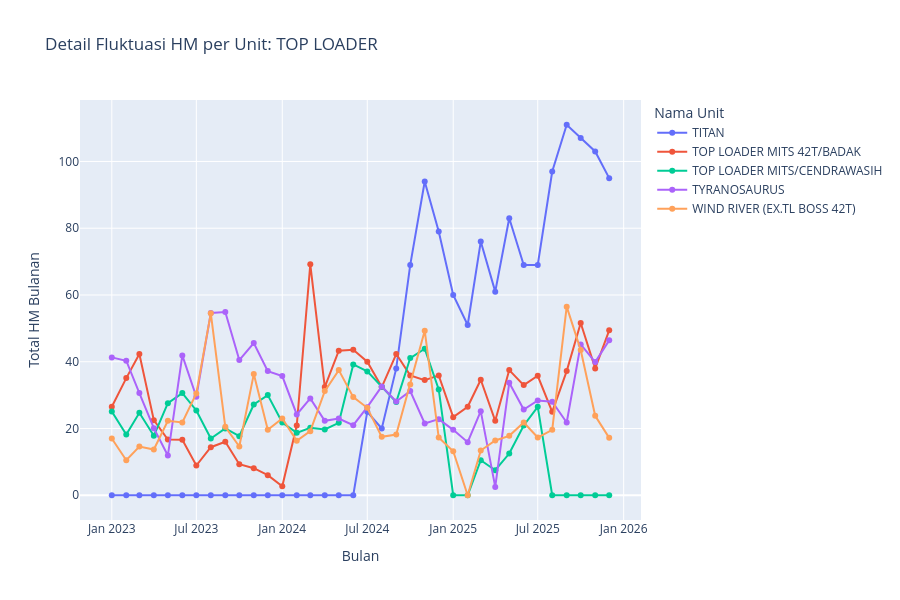

Notebook source saved alongside this figure:
### Markdown cell above
### Tren HM Top Loader

### Code cell
# 2. Plot Khusus TOP LOADER
df_tl = df_unit_monthly[df_unit_monthly['TYPE'] == 'TOP LOADER']

fig_tl = px.line(df_tl, x='TAHUN_BULAN', y='Delta_HM', color='EQUIP NAME', 
              title='Detail Fluktuasi HM per Unit: TOP LOADER',
              labels={'TAHUN_BULAN': 'Bulan', 'Delta_HM': 'Total HM Bulanan'},
              markers=True)

fig_tl.update_layout(height=600, legend_title_text='Nama Unit')
fig_tl.show()

### Figure 1 — Plotly figure (JSON) as saved in the notebook; plotly's stock layout.template omitted (floating-point values rounded to 4 significant figures)
{"data": [{"hovertemplate": "EQUIP NAME=TITAN<br>Bulan=%{x}<br>Total HM Bulanan=%{y}<extra></extra>", "legendgroup": "TITAN", "line": {"color": "#636efa", "dash": "solid"}, "marker": {"symbol": "circle"}, "mode": "lines+markers", "name": "TITAN", "orientation": "v", "showlegend": true, "type": "scatter", "x": ["2023-01", "2023-02", "2023-03", "2023-04", "2023-05", "2023-06", "2023-07", "2023-08", "2023-09", "2023-10", "2023-11", "2023-12", "2024-01", "2024-02", "2024-03", "2024-04", "2024-05", "2024-06", "2024-07", "2024-08", "2024-09", "2024-10", "2024-11", "2024-12", "2025-01", "2025-02", "2025-03", "2025-04", "2025-05", "2025-06", "2025-07", "2025-08", "2025-09", "2025-10", "2025-11", "2025-12"], "xaxis": "x", "y": [0.0, 0.0, 0.0, 0.0, 0.0, 0.0, 0.0, 0.0, 0.0, 0.0, 0.0, 0.0, 0.0, 0.0, 0.0, 0.0, 0.0, 0.0, 25.0, 20.0, 38.0, 69.0, 94.0, 79.0, 60.0, 51.0, 76.0, 61.0, 83.0, 69.0, 69.0, 97.0, 111.0, 107.0, 103.0, 95.0], "yaxis": "y"}, {"hovertemplate": "EQUIP NAME=TOP LOADER MITS 42T/BADAK<br>Bulan=%{x}<br>Total HM Bulanan=%{y}<extra></extra>", "legendgroup": "TOP LOADER MITS 42T/BADAK", "line": {"color": "#EF553B", "dash": "solid"}, "marker": {"symbol": "circle"}, "mode": "lines+markers", "name": "TOP LOADER MITS 42T/BADAK", "orientation": "v", "showlegend": true, "type": "scatter", "x": ["2023-01", "2023-02", "2023-03", "2023-04", "2023-05", "2023-06", "2023-07", "2023-08", "2023-09", "2023-10", "2023-11", "2023-12", "2024-01", "2024-02", "2024-03", "2024-04", "2024-05", "2024-06", "2024-07", "2024-08", "2024-09", "2024-10", "2024-11", "2024-12", "2025-01", "2025-02", "2025-03", "2025-04", "2025-05", "2025-06", "2025-07", "2025-08", "2025-09", "2025-10", "2025-11", "2025-12"], "xaxis": "x", "y": [26.5, 35.1, 42.3, 22.5, 16.7, 16.6, 8.9, 14.4, 16.0, 9.3, 8.1, 6.0, 2.7, 20.9, 69.2, 32.4, 43.3, 43.6, 40.0, 32.4, 42.3, 35.9, 34.5, 35.9, 23.4, 26.5, 34.6, 22.3, 37.5, 33.0, 35.8, 25.0, 37.2, 51.6, 38.0, 49.4], "yaxis": "y"}, {"hovertemplate": "EQUIP NAME=TOP LOADER MITS/CENDRAWASIH<br>Bulan=%{x}<br>Total HM Bulanan=%{y}<extra></extra>", "legendgroup": "TOP LOADER MITS/CENDRAWASIH", "line": {"color": "#00cc96", "dash": "solid"}, "marker": {"symbol": "circle"}, "mode": "lines+markers", "name": "TOP LOADER MITS/CENDRAWASIH", "orientation": "v", "showlegend": true, "type": "scatter", "x": ["2023-01", "2023-02", "2023-03", "2023-04", "2023-05", "2023-06", "2023-07", "2023-08", "2023-09", "2023-10", "2023-11", "2023-12", "2024-01", "2024-02", "2024-03", "2024-04", "2024-05", "2024-06", "2024-07", "2024-08", "2024-09", "2024-10", "2024-11", "2024-12", "2025-01", "2025-02", "2025-03", "2025-04", "2025-05", "2025-06", "2025-07", "2025-08", "2025-09", "2025-10", "2025-11", "2025-12"], "xaxis": "x", "y": [25.1, 18.2, 24.7, 17.8, 27.6, 30.6, 25.4, 17.0, 20.0, 17.7, 27.2, 30.0, 21.8, 18.7, 20.2, 19.7, 21.7, 39.2, 37.1, 32.5, 27.9, 41.1, 43.9, 31.71, 0.0, 0.0, 10.5, 7.5, 12.5, 20.9, 26.5, 0.0, 0.0, 0.0, 0.0, 0.0], "yaxis": "y"}, {"hovertemplate": "EQUIP NAME=TYRANOSAURUS<br>Bulan=%{x}<br>Total HM Bulanan=%{y}<extra></extra>", "legendgroup": "TYRANOSAURUS", "line": {"color": "#ab63fa", "dash": "solid"}, "marker": {"symbol": "circle"}, "mode": "lines+markers", "name": "TYRANOSAURUS", "orientation": "v", "showlegend": true, "type": "scatter", "x": ["2023-01", "2023-02", "2023-03", "2023-04", "2023-05", "2023-06", "2023-07", "2023-08", "2023-09", "2023-10", "2023-11", "2023-12", "2024-01", "2024-02", "2024-03", "2024-04", "2024-05", "2024-06", "2024-07", "2024-08", "2024-09", "2024-10", "2024-11", "2024-12", "2025-01", "2025-02", "2025-03", "2025-04", "2025-05", "2025-06", "2025-07", "2025-08", "2025-09", "2025-10", "2025-11", "2025-12"], "xaxis": "x", "y": [41.3, 40.3, 30.6, 20.1, 11.9, 41.9, 29.5, 54.6, 54.9, 40.5, 45.6, 37.2, 35.7, 24.2, 29.0, 22.3, 23.0, 21.0, 26.4, 32.6, 28.1, 31.2, 21.5, 22.8, 19.6, 15.9, 25.2, 2.5, 33.7, 25.7, 28.4, 28.0, 21.8, 45.2, 39.9, 46.4], "yaxis": "y"}, {"hovertemplate": "EQUIP NAME=WIND RIVER (EX.TL BOSS 42T)<br>Bulan=%{x}<br>Total HM Bulanan=%{y}<extra></extra>", "legendgroup": "WIND RIVER (EX.TL BOSS 42T)", "line": {"color": "#FFA15A", "dash": "solid"}, "marker": {"symbol": "circle"}, "mode": "lines+markers", "name": "WIND RIVER (EX.TL BOSS 42T)", "orientation": "v", "showlegend": true, "type": "scatter", "x": ["2023-01", "2023-02", "2023-03", "2023-04", "2023-05", "2023-06", "2023-07", "2023-08", "2023-09", "2023-10", "2023-11", "2023-12", "2024-01", "2024-02", "2024-03", "2024-04", "2024-05", "2024-06", "2024-07", "2024-08", "2024-09", "2024-10", "2024-11", "2024-12", "2025-01", "2025-02", "2025-03", "2025-04", "2025-05", "2025-06", "2025-07", "2025-08", "2025-09", "2025-10", "2025-11", "2025-12"], "xaxis": "x", "y": [17.0, 10.5, 14.6, 13.7, 22.3, 21.8, 30.5, 54.5, 20.5, 14.6, 36.3, 19.6, 23.0, 16.3, 19.2, 31.2, 37.5, 29.4, 26.2, 17.5, 18.2, 33.2, 49.3, 17.3, 13.2, 0.0, 13.4, 16.4, 17.8, 21.8, 17.3, 19.6, 56.5, 43.5, 23.8, 17.2], "yaxis": "y"}], "layout": {"height": 600, "legend": {"title": {"text": "Nama Unit"}, "tracegroupgap": 0}, "title": {"text": "Detail Fluktuasi HM per Unit: TOP LOADER"}, "xaxis": {"anchor": "y", "domain": [0, 1], "title": {"text": "Bulan"}}, "yaxis": {"anchor": "x", "domain": [0, 1], "title": {"text": "Total HM Bulanan"}}}}
